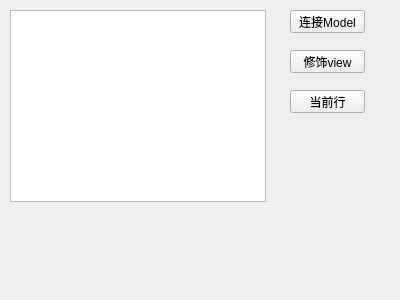
<?xml version="1.0" encoding="UTF-8"?>
<ui version="4.0">
 <class>Widget</class>
 <widget class="QWidget" name="Widget">
  <property name="geometry">
   <rect>
    <x>0</x>
    <y>0</y>
    <width>400</width>
    <height>300</height>
   </rect>
  </property>
  <property name="windowTitle">
   <string>Widget</string>
  </property>
  <widget class="QTableView" name="tableView">
   <property name="geometry">
    <rect>
     <x>10</x>
     <y>10</y>
     <width>256</width>
     <height>192</height>
    </rect>
   </property>
  </widget>
  <widget class="QPushButton" name="pushButton">
   <property name="geometry">
    <rect>
     <x>290</x>
     <y>10</y>
     <width>75</width>
     <height>23</height>
    </rect>
   </property>
   <property name="text">
    <string>连接Model</string>
   </property>
  </widget>
  <widget class="QPushButton" name="pushButton_2">
   <property name="geometry">
    <rect>
     <x>290</x>
     <y>50</y>
     <width>75</width>
     <height>23</height>
    </rect>
   </property>
   <property name="text">
    <string>修饰view</string>
   </property>
  </widget>
  <widget class="QPushButton" name="pushButton_3">
   <property name="geometry">
    <rect>
     <x>290</x>
     <y>90</y>
     <width>75</width>
     <height>23</height>
    </rect>
   </property>
   <property name="text">
    <string>当前行</string>
   </property>
  </widget>
 </widget>
 <layoutdefault spacing="6" margin="11"/>
 <resources/>
 <connections/>
</ui>
